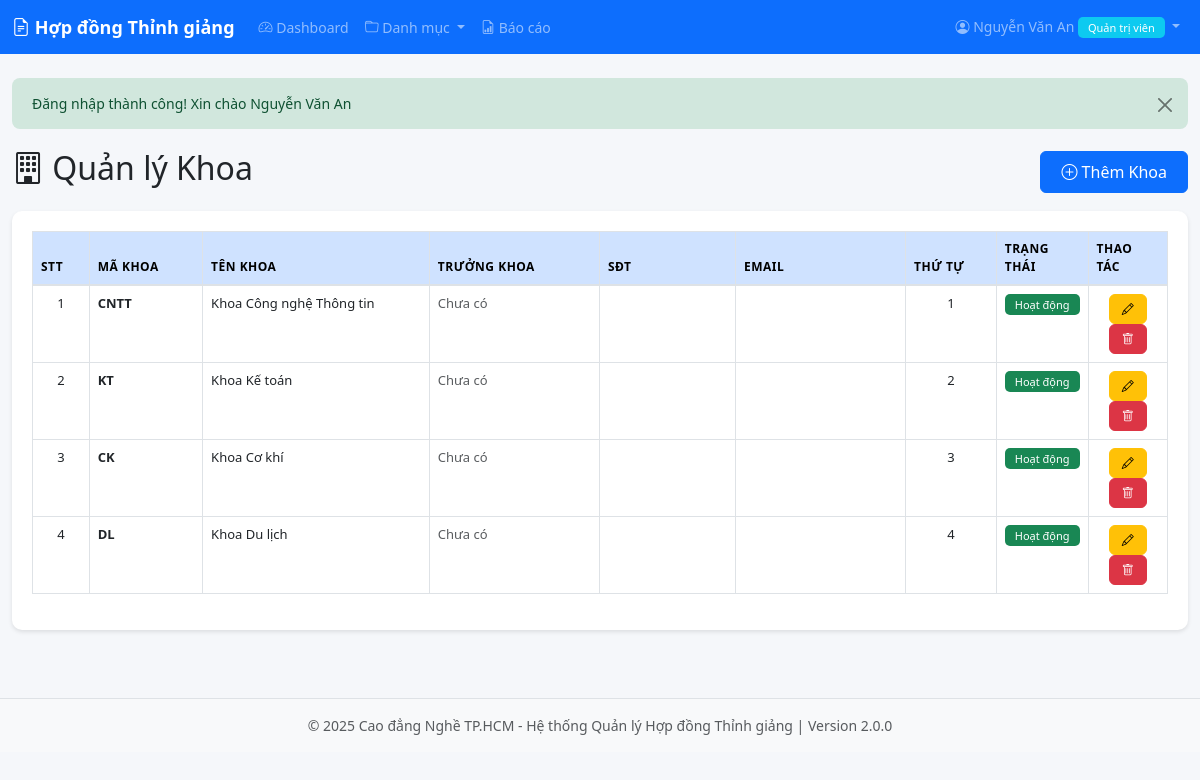
The app's page /danh-muc/khoa.php (signed in) with its own data.
### tables this page shows
CREATE TABLE `khoa` (
  `khoa_id` int(11) NOT NULL,
  `ma_khoa` varchar(20) NOT NULL COMMENT 'Mã khoa',
  `ten_khoa` varchar(100) NOT NULL COMMENT 'Tên khoa',
  `mo_ta` text DEFAULT NULL COMMENT 'Mô tả',
  `truong_khoa_id` int(11) DEFAULT NULL COMMENT 'ID trưởng khoa',
  `so_dien_thoai` varchar(20) DEFAULT NULL COMMENT 'Số điện thoại khoa',
  `email` varchar(100) DEFAULT NULL COMMENT 'Email khoa',
  `thu_tu` int(11) DEFAULT 0 COMMENT 'Thứ tự hiển thị',
  `is_active` tinyint(1) DEFAULT 1 COMMENT '1=Hoạt động, 0=Ngừng',
  `created_by` int(11) DEFAULT NULL COMMENT 'Người tạo',
  `updated_by` int(11) DEFAULT NULL COMMENT 'Người cập nhật',
  `created_at` timestamp NOT NULL DEFAULT current_timestamp(),
  `updated_at` timestamp NOT NULL DEFAULT current_timestamp() ON UPDATE current_timestamp()
);

### helpers/functions.php (called while the page is built, shortened)
<?php
function isLoggedIn() {
    return isset($_SESSION['user_id']) && !empty($_SESSION['user_id']);
}
function getCurrentUser() {
    return [
        'user_id' => $_SESSION['user_id'] ?? null,
        'username' => $_SESSION['username'] ?? '',
        'full_name' => $_SESSION['full_name'] ?? '',
        'email' => $_SESSION['email'] ?? '',
        'phone' => $_SESSION['phone'] ?? '',
        'role_id' => $_SESSION['role_id'] ?? null,
        'role_name' => $_SESSION['role_name'] ?? '',
        'role_display_name' => $_SESSION['role_display_name'] ?? '',
        'khoa_id' => $_SESSION['khoa_id'] ?? null,
        'ten_khoa' => $_SESSION['ten_khoa'] ?? null
    ];
}
function getFlashMessage() {
    if (isset($_SESSION['success'])) {
        $message = ['message' => $_SESSION['success'], 'type' => 'success'];
        return $message;
    }
    return null;
}

### models/Model.php (called while the page is built, shortened)
<?php
class Model {
    public function __construct($db = null) {
        if ($db === null) {
            $this->db = Database::getInstance()->getConnection();
        } else {
            $this->db = $db;
        }
    }
}

### models/Khoa.php (called while the page is built, shortened)
<?php
require_once __DIR__ . '/Model.php';
class Khoa extends Model {
    public function getAllWithTruongKhoa() {
        $sql = "SELECT
                    k.khoa_id,
                    k.ma_khoa,
                    k.ten_khoa,
                    k.mo_ta,
                    k.truong_khoa_id,
                    k.so_dien_thoai,
                    k.email,
                    k.thu_tu,
                    k.is_active,
                    k.created_at,
                    k.updated_at,
                    u.full_name as ten_truong_khoa,
                    u.phone as sdt_truong_khoa,
                    u.email as email_truong_khoa
                FROM khoa k
                LEFT JOIN users u ON k.truong_khoa_id = u.user_id
                ORDER BY k.thu_tu ASC, k.ten_khoa ASC";
        $stmt = $this->db->prepare($sql);
        $stmt->execute();
        return $stmt->fetchAll(PDO::FETCH_ASSOC);
    }
}

### danh-muc/khoa.php (the view, shortened to what this page needs)
<?php
require_once __DIR__ . '/../helpers/functions.php';
require_once __DIR__ . '/../models/Khoa.php';
$db = Database::getInstance()->getConnection();
$khoaModel = new Khoa($db);
$action = $_GET['action'] ?? 'list';
if ($action === 'list') {
    $listKhoa = $khoaModel->getAllWithTruongKhoa();
}
include __DIR__ . '/../views/layouts/header.php';
?>
<div class="row">
    <div class="col-12">
        <div class="d-flex justify-content-between align-items-center mb-3">
            <h2><i class="bi bi-building"></i> Quản lý Khoa</h2>
            <?php if ($action === 'list'): ?>
            <button type="button" class="btn btn-primary" data-bs-toggle="modal" data-bs-target="#addModal">
                <i class="bi bi-plus-circle"></i> Thêm Khoa
            </button>
            <?php endif; ?>
        </div>
    </div>
</div>
<?php if ($action === 'list'): ?>
<div class="row">
    <div class="col-12">
        <div class="card">
            <div class="card-body">
                <div class="table-responsive">
                    <table class="table table-hover table-bordered">
                        <thead class="table-primary">
                            <tr>
                                <th width="5%">STT</th>
                                <th width="10%">Mã khoa</th>
                                <th width="20%">Tên khoa</th>
                                <th width="15%">Trưởng khoa</th>
                                <th width="12%">SĐT</th>
                                <th width="15%">Email</th>
                                <th width="8%">Thứ tự</th>
                                <th width="8%">Trạng thái</th>
                                <th width="12%">Thao tác</th>
                            </tr>
                        </thead>
                        <tbody>
                            <?php if (empty($listKhoa)): ?>
                            <tr>
                                <td colspan="9" class="text-center">Chưa có dữ liệu</td>
                            </tr>
                            <?php else: ?>
                                <?php foreach ($listKhoa as $index => $khoa): ?>
                                <tr>
                                    <td class="text-center"><?php echo $index + 1; ?></td>
                                    <td><strong><?php echo htmlspecialchars($khoa['ma_khoa']); ?></strong></td>
                                    <td><?php echo htmlspecialchars($khoa['ten_khoa']); ?></td>
                                    <td>
                                        <?php if ($khoa['ten_truong_khoa']): ?>
                                            <i class="bi bi-person-badge"></i>
                                            <?php echo htmlspecialchars($khoa['ten_truong_khoa']); ?>
                                        <?php else: ?>
                                            <span class="text-muted">Chưa có</span>
                                        <?php endif; ?>
                                    </td>
                                    <td><?php echo htmlspecialchars($khoa['so_dien_thoai'] ?? ''); ?></td>
                                    <td><?php echo htmlspecialchars($khoa['email'] ?? ''); ?></td>
                                    <td class="text-center"><?php echo $khoa['thu_tu']; ?></td>
                                    <td class="text-center">
                                        <?php if ($khoa['is_active']): ?>
                                            <span class="badge bg-success">Hoạt động</span>
                                        <?php else: ?>
                                            <span class="badge bg-secondary">Ngừng</span>
                                        <?php endif; ?>
                                    </td>
                                    <td class="text-center">
                                        <button type="button"
                                                class="btn btn-sm btn-warning"
                                                onclick="editKhoa(<?php echo htmlspecialchars(json_encode($khoa)); ?>)">
                                            <i class="bi bi-pencil"></i>
                                        </button>
                                        <button type="button"
                                                class="btn btn-sm btn-danger"
                                                onclick="deleteKhoa(<?php echo $khoa['khoa_id']; ?>, '<?php echo htmlspecialchars($khoa['ten_khoa']); ?>')">
                                            <i class="bi bi-trash"></i>
                                        </button>
                                    </td>
                                </tr>
                                <?php endforeach; ?>
                            <?php endif; ?>
                        </tbody>
                    </table>
                </div>
            </div>
        </div>
    </div>
</div>
<?php endif; ?>
<?php
include __DIR__ . '/../views/layouts/footer.php';
?>

### views/layouts/header.php (shortened to what this page needs)
<!DOCTYPE html>
<html lang="vi">
<head>
    <link href="https://cdn.jsdelivr.net/npm/bootstrap@5.3.0/dist/css/bootstrap.min.css" rel="stylesheet">
    <link href="https://cdn.jsdelivr.net/npm/bootstrap-icons@1.10.0/font/bootstrap-icons.css" rel="stylesheet">
    <link href="<?php echo BASE_URL; ?>/public/css/style.css" rel="stylesheet">
</head>
<body>
    <nav class="navbar navbar-expand-lg navbar-dark bg-primary">
        <div class="container-fluid">
            <a class="navbar-brand" href="<?php echo BASE_URL; ?>">
                <i class="bi bi-file-earmark-text"></i>
                Hợp đồng Thỉnh giảng
            </a>
            <div class="collapse navbar-collapse" id="navbarNav">
                <ul class="navbar-nav me-auto">
                    <?php if (isLoggedIn()): ?>
                        <?php $currentUser = getCurrentUser(); ?>
                        <?php $roleName = $currentUser['role_name'] ?? ''; ?>
                        <li class="nav-item">
                            <a class="nav-link <?php echo ($_SERVER['REQUEST_URI'] == BASE_URL . '/' || $_SERVER['REQUEST_URI'] == BASE_URL . '/index.php') ? 'active' : ''; ?>"
                               href="<?php echo BASE_URL; ?>">
                                <i class="bi bi-speedometer2"></i> Dashboard
                            </a>
                        </li>
                        <?php if ($roleName === 'Admin'): ?>
                            <li class="nav-item dropdown">
                                <a class="nav-link dropdown-toggle" href="#" role="button" data-bs-toggle="dropdown">
                                    <i class="bi bi-folder"></i> Danh mục
                                </a>
                            </li>
                        <?php endif; ?>
                        <?php if (in_array($roleName, ['Admin', 'Phong_Dao_Tao', 'Truong_Khoa'])): ?>
                            <li class="nav-item">
                                <a class="nav-link" href="<?php echo BASE_URL; ?>/bao-cao/index.php">
                                    <i class="bi bi-file-earmark-bar-graph"></i> Báo cáo
                                </a>
                            </li>
                        <?php endif; ?>
                    <?php endif; ?>
                </ul>
                <?php if (isLoggedIn()): ?>
                    <ul class="navbar-nav">
                        <li class="nav-item dropdown">
                            <a class="nav-link dropdown-toggle" href="#" role="button" data-bs-toggle="dropdown">
                                <i class="bi bi-person-circle"></i>
                                <?php echo htmlspecialchars($currentUser['full_name']); ?>
                                <span class="badge bg-info"><?php echo htmlspecialchars($currentUser['role_display_name']); ?></span>
                            </a>
                        </li>
                    </ul>
                <?php endif; ?>
            </div>
        </div>
    </nav>
    <div class="container-fluid mt-4">
        <?php
        $flashMessage = getFlashMessage();
        if ($flashMessage):
        ?>
        <div class="alert alert-<?php echo $flashMessage['type']; ?> alert-dismissible fade show" role="alert">
            <?php echo $flashMessage['message']; ?>
            <button type="button" class="btn-close" data-bs-dismiss="alert"></button>
        </div>
        <?php endif; ?>

### views/layouts/footer.php (shortened to what this page needs)
</div>
    <footer class="footer mt-5 py-3 bg-light">
        <div class="container-fluid text-center">
            <span class="text-muted">
                &copy; <?php echo date('Y'); ?> Cao đẳng Nghề TP.HCM - Hệ thống Quản lý Hợp đồng Thỉnh giảng
                <?php if (defined('APP_VERSION')): ?>
                    | Version <?php echo APP_VERSION; ?>
                <?php endif; ?>
            </span>
        </div>
    </footer>
</body>
</html>

### public/css/style.css (style rules this page uses)
:root { --primary-color: #0d6efd; --secondary-color: #6c757d; --success-color: #198754; --danger-color: #dc3545; --warning-color: #ffc107; --info-color: #0dcaf0; --light-color: #f8f9fa; --dark-color: #212529; }
body { font-family: 'Segoe UI', Tahoma, Geneva, Verdana, sans-serif; font-size: 14px; background-color: #f5f7fa; }
.navbar-brand { font-weight: 600; font-size: 18px; }
.navbar-nav .nav-link { font-weight: 500; padding: 8px 15px; transition: all 0.3s ease; }
.card { border: none; box-shadow: 0 2px 4px rgba(0, 0, 0, 0.1); border-radius: 10px; margin-bottom: 20px; }
.card-body { padding: 20px; }
.table { background-color: #fff; font-size: 13px; }
.table thead th { font-weight: 600; text-transform: uppercase; font-size: 12px; letter-spacing: 0.5px; border-bottom: 2px solid #dee2e6; }
.table-bordered { border: 1px solid #dee2e6; }
.table-bordered td, .table-bordered th { border: 1px solid #dee2e6; }
.btn { font-weight: 500; padding: 8px 20px; border-radius: 6px; transition: all 0.3s ease; }
.btn-sm { padding: 5px 12px; font-size: 12px; }
.btn-primary { background-color: var(--primary-color); border-color: var(--primary-color); }
.btn-warning { background-color: var(--warning-color); border-color: var(--warning-color); color: #000; }
.btn-danger { background-color: var(--danger-color); border-color: var(--danger-color); }
.badge { font-weight: 500; padding: 5px 10px; border-radius: 5px; font-size: 11px; }
.alert { border-radius: 8px; border: none; padding: 15px 20px; margin-bottom: 20px; }
.alert-success { background-color: #d1e7dd; color: #0f5132; }
.footer { margin-top: auto; background-color: #f8f9fa; border-top: 1px solid #dee2e6; }

### records on screen
khoa: ma_khoa "CNTT", ten_khoa "Khoa Công nghệ Thông tin", thu_tu "1", is_active "Hoạt động"
khoa: ma_khoa "KT", ten_khoa "Khoa Kế toán", thu_tu "2", is_active "Hoạt động"
khoa: ma_khoa "CK", ten_khoa "Khoa Cơ khí", thu_tu "3", is_active "Hoạt động"
khoa: ma_khoa "DL", ten_khoa "Khoa Du lịch", thu_tu "4", is_active "Hoạt động"

### other values on screen
$currentUser['full_name'] "Nguyễn Văn An"
$currentUser['role_display_name'] "Quản trị viên"
$flashMessage['message'] "Đăng nhập thành công! Xin chào Nguyễn Văn An"
APP_VERSION "2.0.0"
